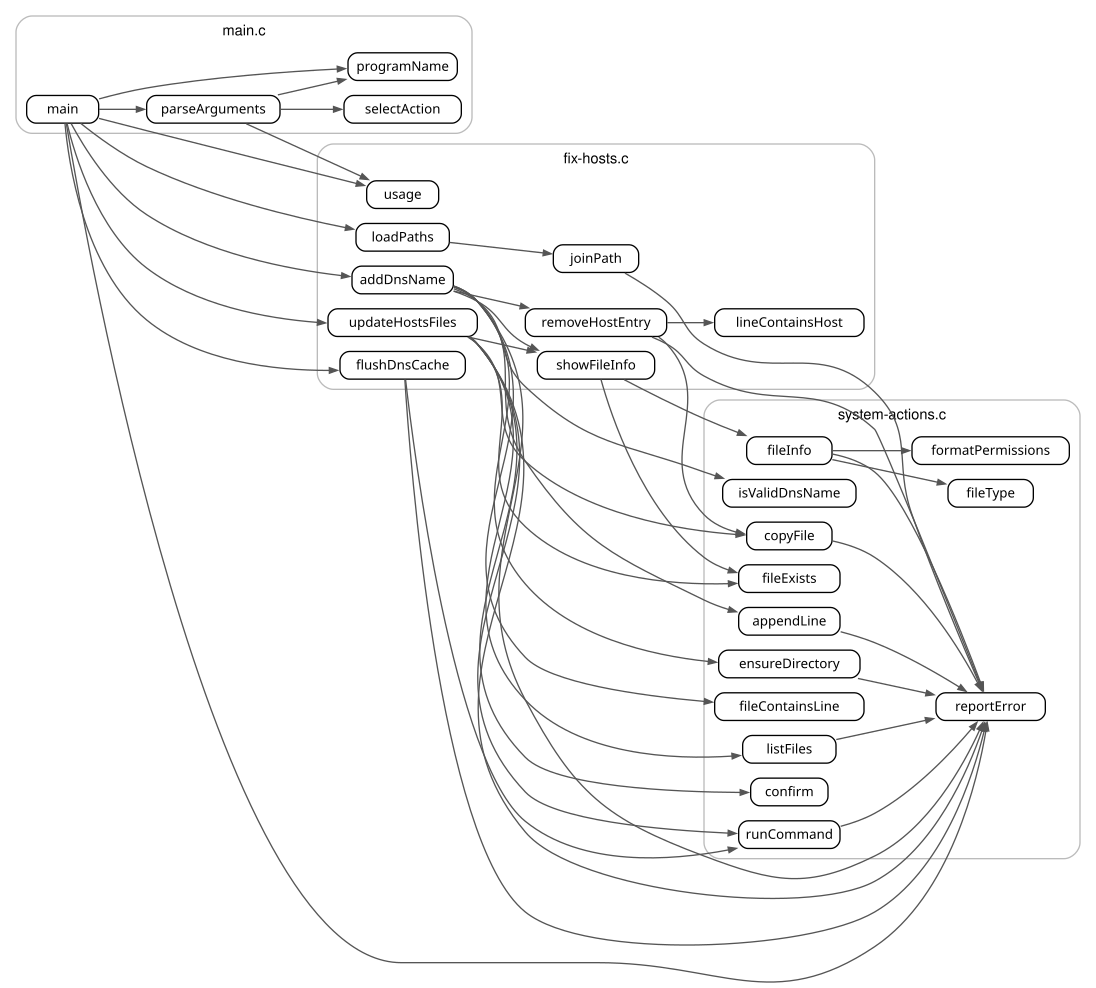

Reproduce this figure in Python.
"""Write fix-hostfiles' call graph as Graphviz, from clang's JSON AST.

Usage: python3 callgraph.py [--files] SOURCE.c ...

Only calls between functions defined in the given sources are kept. With
--files, functions are folded into their source file and each edge is
labeled with the number of distinct caller-callee pairs. With --table, a
Typst-readable CSV of functions per file is written instead.
"""

import collections
import json
import os
import subprocess
import sys

CLANG = ["clang", "-D_POSIX_C_SOURCE=200809L", "-std=c11", "-fsyntax-only",
         "-Xclang", "-ast-dump=json"]


def ast(path):
    out = subprocess.run(CLANG + [path], check=True, capture_output=True).stdout
    return json.loads(out)


def walk(node, state, visit):
    """Visit nodes in source order, tracking clang's delta-encoded file name."""
    for key in ("loc", "range"):
        value = node.get(key)
        if isinstance(value, dict):
            for loc in (value, value.get("begin"), value.get("expansionLoc")):
                if isinstance(loc, dict) and "file" in loc:
                    state["file"] = loc["file"]
    visit(node, state)
    for child in node.get("inner", []):
        walk(child, state, visit)


def collect(sources):
    defined = {}                      # function -> file
    calls = collections.defaultdict(set)
    wanted = {os.path.basename(s) for s in sources}

    for source in sources:
        state = {"file": source, "func": None}

        def visit(node, state):
            kind = node.get("kind")
            if kind == "FunctionDecl" and any(
                    c.get("kind") == "CompoundStmt" for c in node.get("inner", [])):
                name = os.path.basename(state["file"])
                state["func"] = node["name"] if name in wanted else None
                if state["func"]:
                    defined[node["name"]] = name
            elif kind == "DeclRefExpr" and state["func"]:
                ref = node.get("referencedDecl", {})
                if ref.get("kind") == "FunctionDecl":
                    calls[state["func"]].add(ref["name"])

        walk(ast(source), state, visit)

    edges = sorted((a, b) for a, bs in calls.items() for b in bs if b in defined)
    return defined, edges


def functions_dot(defined, edges):
    print("digraph calls {")
    print('  graph [rankdir=LR, fontname="Helvetica", fontsize=11, nodesep=0.15, ranksep=0.5];')
    print('  node [shape=box, style="rounded", fontname="Menlo", fontsize=10, height=0.25];')
    print('  edge [color="#555555", arrowsize=0.6];')
    by_file = collections.defaultdict(list)
    for func, name in defined.items():
        by_file[name].append(func)
    for i, (name, funcs) in enumerate(sorted(by_file.items())):
        print(f'  subgraph cluster_{i} {{ label="{name}"; style="rounded"; color="#bbbbbb";')
        for func in sorted(funcs):
            print(f'    "{func}";')
        print("  }")
    for a, b in edges:
        print(f'  "{a}" -> "{b}";')
    print("}")


def files_dot(defined, edges):
    pairs = collections.Counter(
        (defined[a], defined[b]) for a, b in edges if defined[a] != defined[b])
    print("digraph files {")
    print('  graph [rankdir=LR, fontname="Helvetica"];')
    print('  node [shape=box, style="rounded", fontname="Menlo", fontsize=12];')
    print('  edge [fontname="Helvetica", fontsize=10, color="#555555"];')
    for (a, b), n in sorted(pairs.items()):
        print(f'  "{a}" -> "{b}" [label="{n}"];')
    print("}")


def table(defined, edges):
    counts = collections.Counter(defined.values())
    print("file,functions")
    for name, n in counts.most_common():
        print(f"{name},{n}")
    print(f"total,{len(defined)}")
    print(f"calls,{len(edges)}")


def main(argv):
    mode = functions_dot
    if argv and argv[0] in ("--files", "--table"):
        mode = files_dot if argv.pop(0) == "--files" else table
    mode(*collect(argv))


if __name__ == "__main__":
    main(sys.argv[1:])
